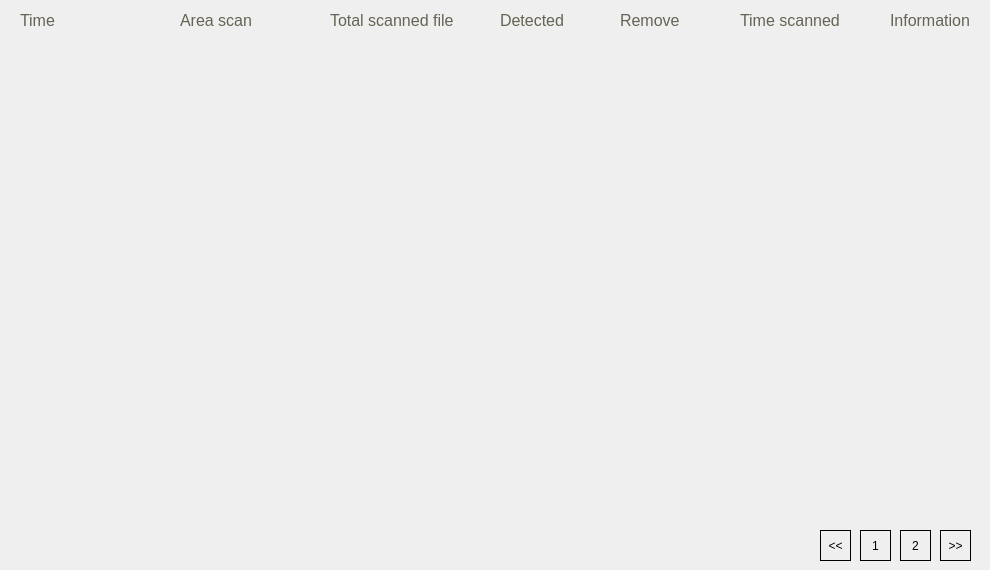
       <widget class="QWidget" name="page_4">
        <widget class="QLabel" name="label_15">
         <property name="geometry">
          <rect>
           <x>20</x>
           <y>0</y>
           <width>71</width>
           <height>41</height>
          </rect>
         </property>
         <property name="styleSheet">
          <string notr="true">QLabel{
font-size: 16px;
color: #656353;
}</string>
         </property>
         <property name="text">
          <string>Time</string>
         </property>
        </widget>
        <widget class="QLabel" name="label_18">
         <property name="geometry">
          <rect>
           <x>180</x>
           <y>0</y>
           <width>81</width>
           <height>41</height>
          </rect>
         </property>
         <property name="styleSheet">
          <string notr="true">QLabel{
font-size: 16px;
color: #656353;
}</string>
         </property>
         <property name="text">
          <string>Area scan</string>
         </property>
        </widget>
        <widget class="QLabel" name="label_19">
         <property name="geometry">
          <rect>
           <x>330</x>
           <y>0</y>
           <width>131</width>
           <height>41</height>
          </rect>
         </property>
         <property name="styleSheet">
          <string notr="true">QLabel{
font-size: 16px;
color: #656353;
}</string>
         </property>
         <property name="text">
          <string>Total scanned file</string>
         </property>
        </widget>
        <widget class="QLabel" name="label_20">
         <property name="geometry">
          <rect>
           <x>500</x>
           <y>0</y>
           <width>71</width>
           <height>41</height>
          </rect>
         </property>
         <property name="styleSheet">
          <string notr="true">QLabel{
font-size: 16px;
color: #656353;
}</string>
         </property>
         <property name="text">
          <string>Detected</string>
         </property>
        </widget>
        <widget class="QLabel" name="label_25">
         <property name="geometry">
          <rect>
           <x>620</x>
           <y>0</y>
           <width>71</width>
           <height>41</height>
          </rect>
         </property>
         <property name="styleSheet">
          <string notr="true">QLabel{
font-size: 16px;
color: #656353;
}</string>
         </property>
         <property name="text">
          <string>Remove</string>
         </property>
        </widget>
        <widget class="QLabel" name="label_26">
         <property name="geometry">
          <rect>
           <x>740</x>
           <y>0</y>
           <width>111</width>
           <height>41</height>
          </rect>
         </property>
         <property name="styleSheet">
          <string notr="true">QLabel{
font-size: 16px;
color: #656353;
}</string>
         </property>
         <property name="text">
          <string>Time scanned</string>
         </property>
        </widget>
        <widget class="QLabel" name="label_27">
         <property name="geometry">
          <rect>
           <x>890</x>
           <y>0</y>
           <width>91</width>
           <height>41</height>
          </rect>
         </property>
         <property name="styleSheet">
          <string notr="true">QLabel{
font-size: 16px;
color: #656353;
}</string>
         </property>
         <property name="text">
          <string>Information</string>
         </property>
        </widget>
        <widget class="QPushButton" name="pushButton_8">
         <property name="geometry">
          <rect>
           <x>820</x>
           <y>530</y>
           <width>31</width>
           <height>31</height>
          </rect>
         </property>
         <property name="styleSheet">
          <string notr="true">QPushButton {
border: 0.5px solid black;
}</string>
         </property>
         <property name="text">
          <string>&lt;&lt;</string>
         </property>
        </widget>
        <widget class="QPushButton" name="pushButton_9">
         <property name="geometry">
          <rect>
           <x>860</x>
           <y>530</y>
           <width>31</width>
           <height>31</height>
          </rect>
         </property>
         <property name="styleSheet">
          <string notr="true">QPushButton {
border: 0.5px solid black;
}</string>
         </property>
         <property name="text">
          <string>1</string>
         </property>
        </widget>
        <widget class="QPushButton" name="pushButton_10">
         <property name="geometry">
          <rect>
           <x>900</x>
           <y>530</y>
           <width>31</width>
           <height>31</height>
          </rect>
         </property>
         <property name="styleSheet">
          <string notr="true">QPushButton {
border: 0.5px solid black;
}</string>
         </property>
         <property name="text">
          <string>2</string>
         </property>
        </widget>
        <widget class="QPushButton" name="pushButton_11">
         <property name="geometry">
          <rect>
           <x>940</x>
           <y>530</y>
           <width>31</width>
           <height>31</height>
          </rect>
         </property>
         <property name="styleSheet">
          <string notr="true">QPushButton {
border: 0.5px solid black;
}</string>
         </property>
         <property name="text">
          <string>&gt;&gt;</string>
         </property>
        </widget>
       </widget>
